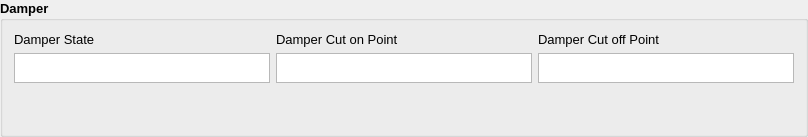
            <widget class="QGroupBox" name="Damper">
             <property name="font">
              <font>
               <pointsize>10</pointsize>
               <weight>75</weight>
               <bold>true</bold>
              </font>
             </property>
             <property name="title">
              <string>Damper</string>
             </property>
             <layout class="QGridLayout" name="gridLayout_4">
              <item row="0" column="0">
               <layout class="QHBoxLayout" name="horizontalLayout_16">
                <item>
                 <layout class="QVBoxLayout" name="verticalLayout_20">
                  <item>
                   <widget class="QLabel" name="lDamperState">
                    <property name="font">
                     <font>
                      <pointsize>10</pointsize>
                      <weight>50</weight>
                      <bold>false</bold>
                     </font>
                    </property>
                    <property name="text">
                     <string>Damper State</string>
                    </property>
                   </widget>
                  </item>
                  <item>
                   <widget class="QTextEdit" name="eDamperState">
                    <property name="minimumSize">
                     <size>
                      <width>0</width>
                      <height>26</height>
                     </size>
                    </property>
                    <property name="maximumSize">
                     <size>
                      <width>16777215</width>
                      <height>30</height>
                     </size>
                    </property>
                    <property name="font">
                     <font>
                      <pointsize>8</pointsize>
                      <weight>50</weight>
                      <bold>false</bold>
                     </font>
                    </property>
                    <property name="readOnly">
                     <bool>true</bool>
                    </property>
                   </widget>
                  </item>
                  <item>
                   <spacer name="verticalSpacer_16">
                    <property name="orientation">
                     <enum>Qt::Vertical</enum>
                    </property>
                    <property name="sizeHint" stdset="0">
                     <size>
                      <width>20</width>
                      <height>40</height>
                     </size>
                    </property>
                   </spacer>
                  </item>
                 </layout>
                </item>
                <item>
                 <layout class="QVBoxLayout" name="verticalLayout_19">
                  <item>
                   <widget class="QLabel" name="lDamperCutOnPoint">
                    <property name="font">
                     <font>
                      <pointsize>10</pointsize>
                      <weight>50</weight>
                      <bold>false</bold>
                     </font>
                    </property>
                    <property name="text">
                     <string>Damper Cut on Point </string>
                    </property>
                   </widget>
                  </item>
                  <item>
                   <widget class="QTextEdit" name="eDamperCutOnPoint">
                    <property name="minimumSize">
                     <size>
                      <width>0</width>
                      <height>26</height>
                     </size>
                    </property>
                    <property name="maximumSize">
                     <size>
                      <width>16777215</width>
                      <height>30</height>
                     </size>
                    </property>
                    <property name="font">
                     <font>
                      <pointsize>8</pointsize>
                      <weight>50</weight>
                      <bold>false</bold>
                     </font>
                    </property>
                    <property name="readOnly">
                     <bool>true</bool>
                    </property>
                   </widget>
                  </item>
                  <item>
                   <spacer name="verticalSpacer_17">
                    <property name="orientation">
                     <enum>Qt::Vertical</enum>
                    </property>
                    <property name="sizeHint" stdset="0">
                     <size>
                      <width>20</width>
                      <height>40</height>
                     </size>
                    </property>
                   </spacer>
                  </item>
                 </layout>
                </item>
                <item>
                 <layout class="QVBoxLayout" name="verticalLayout_18">
                  <item>
                   <widget class="QLabel" name="lDamperCutOffPoint">
                    <property name="font">
                     <font>
                      <pointsize>10</pointsize>
                      <weight>50</weight>
                      <bold>false</bold>
                     </font>
                    </property>
                    <property name="text">
                     <string>Damper Cut off Point</string>
                    </property>
                   </widget>
                  </item>
                  <item>
                   <widget class="QTextEdit" name="eDamperCutOffPoint">
                    <property name="minimumSize">
                     <size>
                      <width>0</width>
                      <height>26</height>
                     </size>
                    </property>
                    <property name="maximumSize">
                     <size>
                      <width>16777215</width>
                      <height>30</height>
                     </size>
                    </property>
                    <property name="font">
                     <font>
                      <pointsize>8</pointsize>
                      <weight>50</weight>
                      <bold>false</bold>
                     </font>
                    </property>
                    <property name="readOnly">
                     <bool>true</bool>
                    </property>
                   </widget>
                  </item>
                  <item>
                   <spacer name="verticalSpacer_18">
                    <property name="orientation">
                     <enum>Qt::Vertical</enum>
                    </property>
                    <property name="sizeHint" stdset="0">
                     <size>
                      <width>20</width>
                      <height>40</height>
                     </size>
                    </property>
                   </spacer>
                  </item>
                 </layout>
                </item>
               </layout>
              </item>
             </layout>
            </widget>
